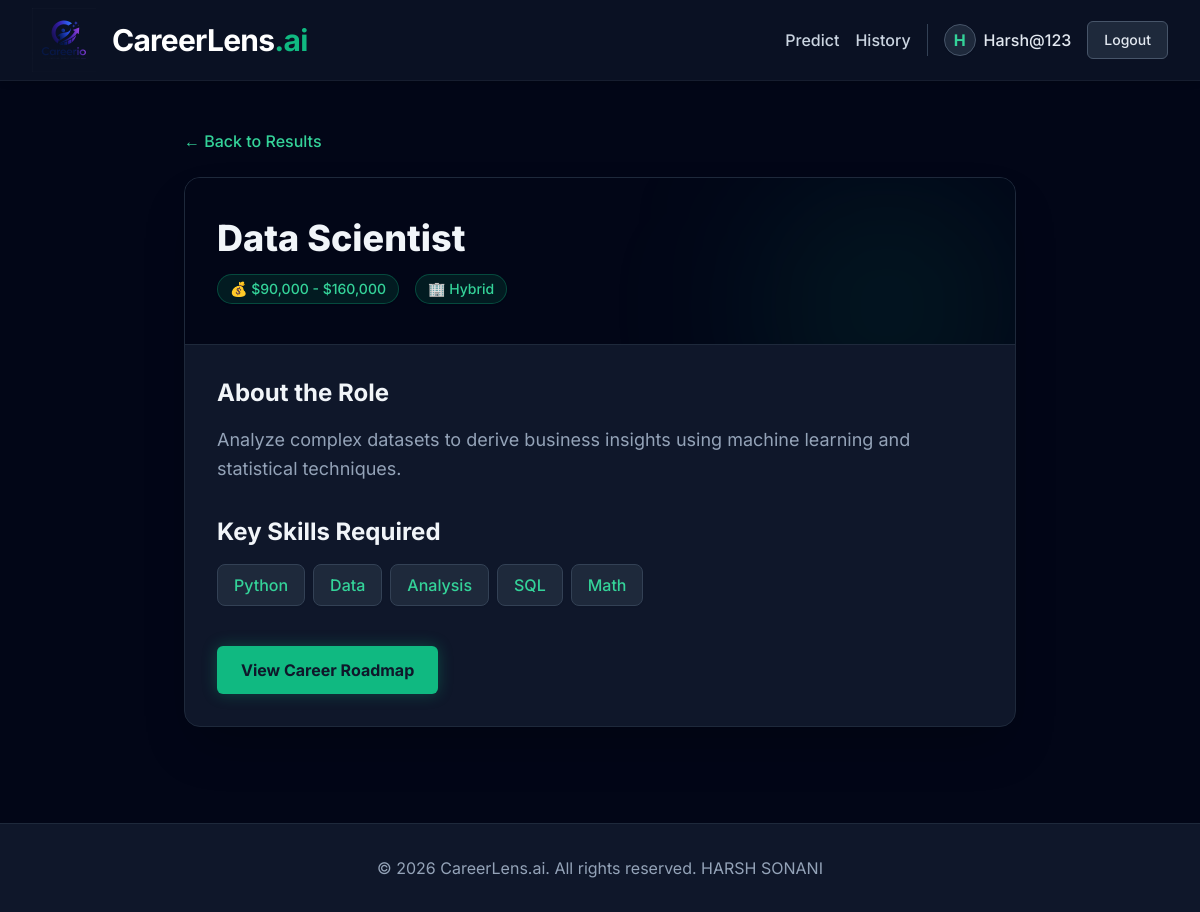
The app's page /career/2/ (signed in) with its own data.
### predictor/models.py (models this page shows, shortened)
class Career(models.Model):
    name = models.CharField(max_length=100, unique=True)
    description = models.TextField()
    salary = models.CharField(max_length=100) # e.g., "$80,000 - $120,000"
    skills = models.TextField() # Comma separated list of key skills
    work_type = models.CharField(max_length=100, default='Hybrid') # Remote, On-site, Hybrid

### predictor/views.py (the view)
# urls.py: path('career/<int:career_id>/', views.career_detail, name='career_detail'),
@login_required
def career_detail(request, career_id):
    career = get_object_or_404(Career, id=career_id)
    return render(request, 'predictor/career_detail.html', {'career': career})

### templates/predictor/career_detail.html
{% extends 'base.html' %}
{% block content %}
<div class="max-w-4xl mx-auto py-12 px-4 sm:px-6 lg:px-8">
    <div class="mb-6">
        <a href="javascript:history.back()" class="text-emerald-400 hover:text-emerald-300 font-medium">&larr; Back to Results</a>
    </div>
    <div class="bg-slate-900 rounded-2xl shadow-2xl overflow-hidden border border-slate-800">
        <div class="px-8 py-10 bg-slate-950 border-b border-slate-800 text-slate-100 relative overflow-hidden">
            <div class="absolute top-0 right-0 w-64 h-64 bg-emerald-500/10 blur-[80px] rounded-full pointer-events-none"></div>
            <h1 class="text-4xl font-extrabold mb-2 relative z-10">{{ career.name }}</h1>
            <div class="flex flex-wrap gap-4 mt-4 relative z-10">
                <span class="bg-emerald-900/30 text-emerald-400 border border-emerald-500/30 px-3 py-1 rounded-full text-sm font-medium shadow-sm">
                    💰 {{ career.salary }}
                </span>
                <span class="bg-emerald-900/30 text-emerald-400 border border-emerald-500/30 px-3 py-1 rounded-full text-sm font-medium shadow-sm">
                    🏢 {{ career.work_type }}
                </span>
            </div>
        </div>
        <div class="p-8 relative">
            <h3 class="text-2xl font-bold text-slate-100 mb-4">About the Role</h3>
            <p class="text-slate-400 text-lg leading-relaxed mb-8">
                {{ career.description }}
            </p>
            <h3 class="text-2xl font-bold text-slate-100 mb-4">Key Skills Required</h3>
            <div class="flex flex-wrap gap-2 mb-8">
                {% for skill in career.skills.split %}
                    <span class="bg-slate-800 text-emerald-400 border border-slate-700 px-4 py-2 rounded-lg font-medium shadow-sm">{{ skill|cut:"," }}</span>
                {% endfor %}
            </div>
            <div class="mt-10 flex space-x-4">
                <a href="{% url 'roadmap' career.id %}" class="px-6 py-3 bg-emerald-500 text-slate-900 rounded-md font-bold hover:bg-emerald-400 shadow-[0_0_15px_rgba(16,185,129,0.3)] transition">
                    View Career Roadmap
                </a>
            </div>
        </div>
    </div>
</div>
{% endblock %}

### templates/base.html (shortened to what this page needs)
{% load static %}
<!DOCTYPE html>
<html lang="en">
<head>
    <script src="https://cdn.tailwindcss.com"></script>
</head>
<body class="bg-slate-950 text-slate-300 flex flex-col min-h-screen">
    <nav class="glassmorphism sticky top-0 z-50 shadow-md">
        <div class="max-w-7xl mx-auto px-4 sm:px-6 lg:px-8">
            <div class="flex justify-between h-20">
                <div class="flex items-center">
                    <a href="{% url 'home' %}" class="text-3xl font-bold flex items-center gap-4 text-white">
                        <img src="{% static 'images/logo.png' %}" alt="CareerLens Logo" class="h-16 w-auto">
                        <span class="tracking-tight">CareerLens<span class="text-emerald-500">.ai</span></span>
                    </a>
                </div>
                <div class="flex items-center space-x-4">
                    {% if user.is_authenticated %}
                        <a href="{% url 'wizard' %}" class="text-slate-300 hover:text-emerald-400 font-medium transition">Predict</a>
                        <a href="{% url 'history' %}" class="text-slate-300 hover:text-emerald-400 font-medium transition">History</a>
                        <div class="flex items-center gap-2 pl-4 ml-2 border-l border-slate-700">
                            <div class="w-8 h-8 rounded-full bg-slate-800 border border-slate-600 text-emerald-400 flex items-center justify-center font-bold shadow-sm">
                                {{ user.username|slice:":1"|upper }}
                            </div>
                            <span class="font-medium text-slate-200">{{ user.username }}</span>
                        </div>
                        <form method="post" action="{% url 'logout' %}" class="inline ml-2">
                            <button type="submit" class="bg-slate-800 hover:bg-slate-700 text-slate-200 border border-slate-600 px-4 py-2 rounded-md transition text-sm font-medium">Logout</button>
                        </form>
                    {% else %}
                        <a href="{% url 'login' %}" class="text-slate-300 hover:text-emerald-400 font-medium transition">Login</a>
                        <a href="{% url 'signup' %}" class="bg-emerald-600 text-white hover:bg-emerald-500 shadow-[0_0_15px_rgba(16,185,129,0.3)] px-4 py-2 rounded-md font-semibold transition">Sign Up</a>
                    {% endif %}
                </div>
            </div>
        </div>
    </nav>
    <main class="flex-grow">
        {% block content %}{% endblock %}
    </main>
    <footer class="bg-slate-900 border-t border-slate-800 text-slate-400 py-8 mt-12">
        <div class="max-w-7xl mx-auto px-4 text-center">
            <p>&copy; 2026 CareerLens.ai. All rights reserved. HARSH SONANI</p>
        </div>
    </footer>
</body>
</html>

### templates/base.html (style rules this page uses)
body { font-family: 'Inter', sans-serif; background-color: #020617; }
.glassmorphism { background: rgba(15, 23, 42, 0.7); backdrop-filter: blur(12px); border-bottom: 1px solid rgba(255,255,255,0.05); }

### records on screen
Career: name "Data Scientist", salary "$90,000 - $160,000", work_type "Hybrid", description "Analyze complex datasets to derive business insights using machine learning and statistical techniques."

### other values on screen
{{ user.username|slice:":1"|upper }} "H"
{{ user.username }} "Harsh@123"
{{ skill|cut:"," }} "Python" "Data" "Analysis" "SQL" "Math"
